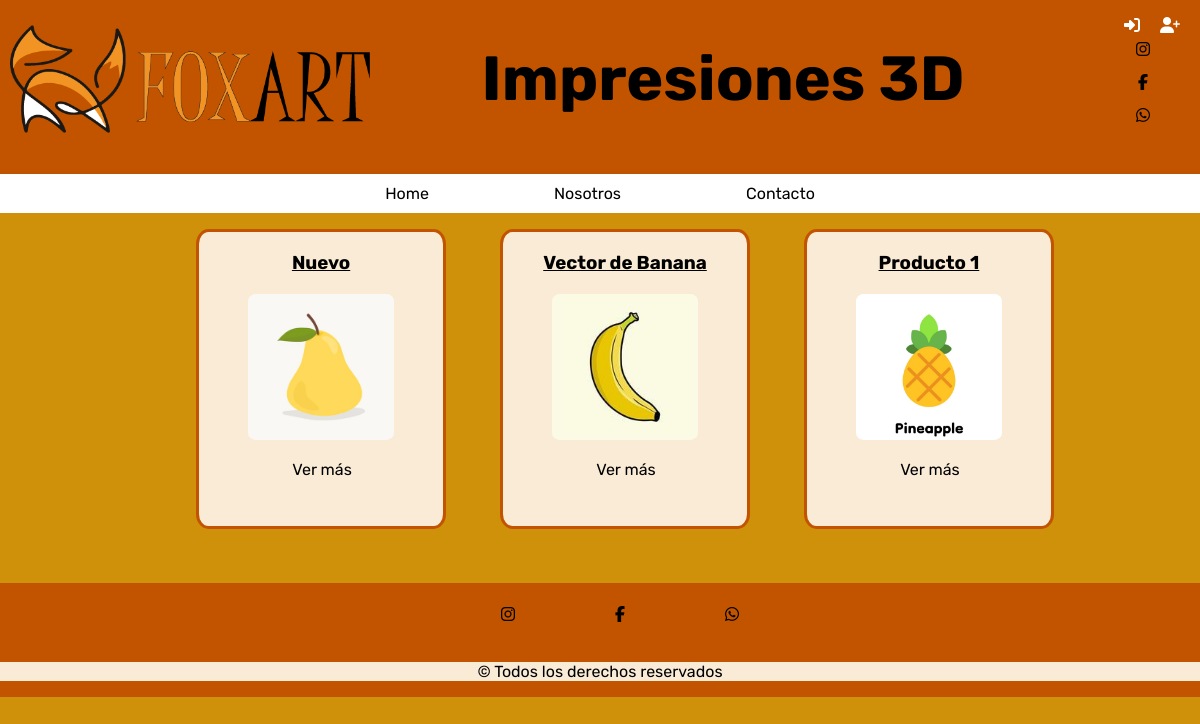
Before: /productos/ with the older database file.
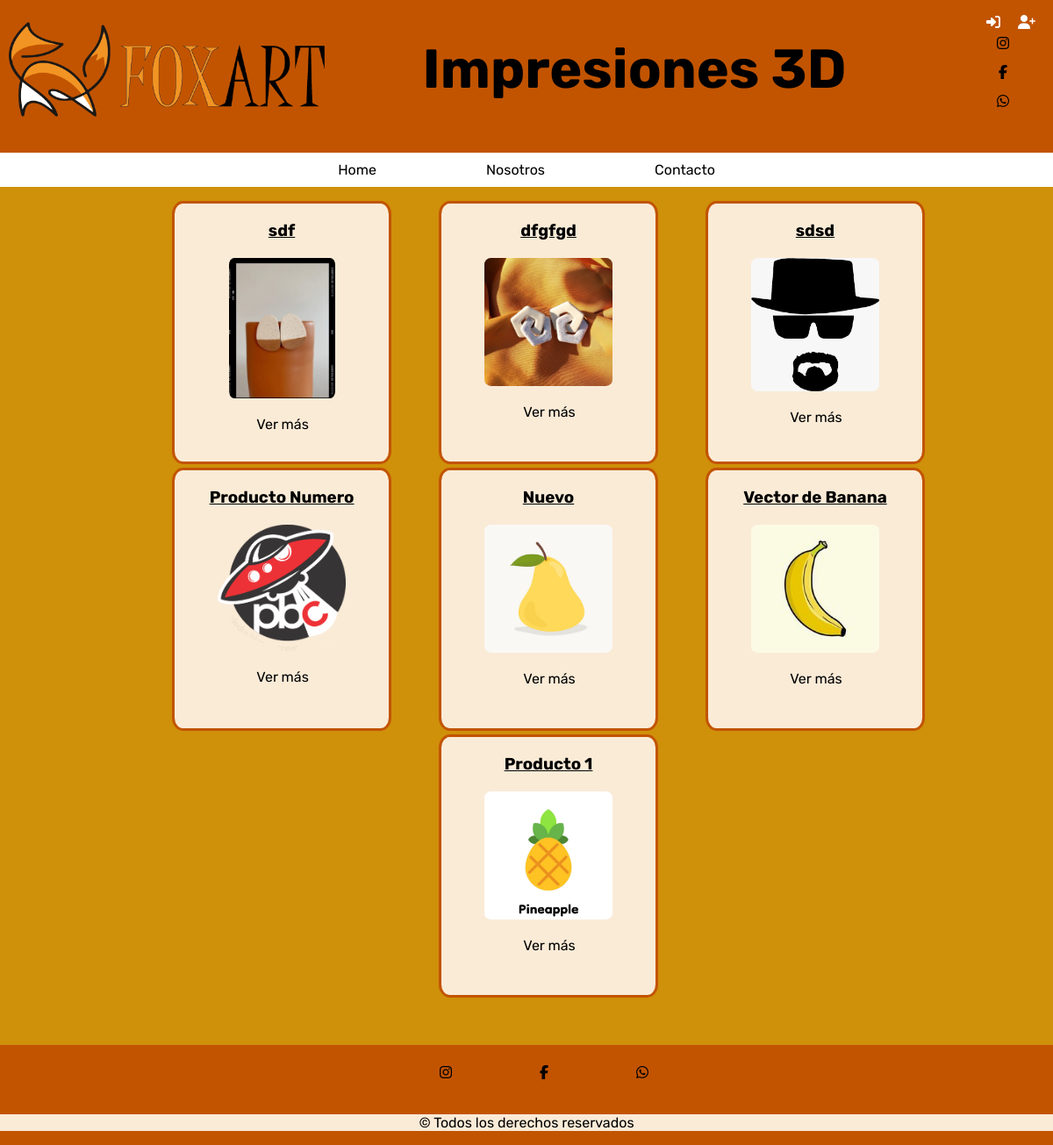
After: the same page with the newer database file.
### productos/models.py (models this page shows, shortened)
class Product(models.Model):
    title = models.CharField(max_length=200, verbose_name="Titulo")
    description = models.TextField(verbose_name="Descripción")
    precio = models.CharField(max_length=10, verbose_name='Precio')
    image = models.ImageField(verbose_name="Imagen", upload_to="productos")
    created = models.DateTimeField(auto_now_add=True, verbose_name="Fecha de Creación")
    updated = models.DateTimeField(auto_now=True, verbose_name="Fecha de Modificación")
    class Meta:
        verbose_name = "producto"
        verbose_name_plural = "productos"
        ordering = ["-created"]

### productos/views.py (the view)
# urls.py: path('', ProductList.as_view(), name="productos"),
class ProductList(ListView):
    model = Product

### productos/templates/productos/product_list.html (shortened to what this page needs)
{% extends 'core/base.html' %}
{% block content %}
    {% for product in object_list|dictsort:"id" reversed%}
      <div class="catalogo">
        <a href="{% url 'productos:producto' product.id product.title|slugify %}">
          <div class= "categoria" >
            <h3>{{product.title}}</h3>
            <img src="{{product.image.url}}" alt="{{product.title}}" />
            <p>
                <a href="{% url 'productos:producto' product.id product.title|slugify %}">Ver más</a>
            </p>
          </div>
        </a>
    </div>
    {% endfor %}
{% endblock %}

Changed rows visible on the page:
added Product: title "sdf", image (picture)
added Product: title "dfgfgd", image (picture)
added Product: title "sdsd", image (picture)
added Product: title "Producto Numero", image (picture)
